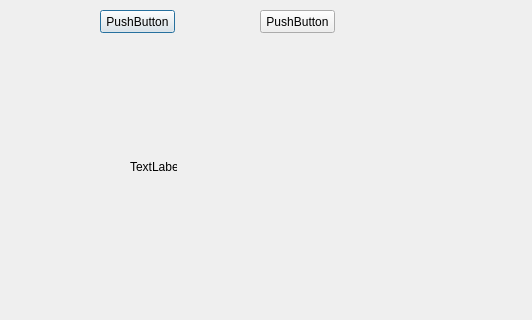
<?xml version="1.0" encoding="UTF-8"?>
<ui version="4.0">
 <class>Dialog</class>
 <widget class="QDialog" name="Dialog">
  <property name="geometry">
   <rect>
    <x>0</x>
    <y>0</y>
    <width>532</width>
    <height>320</height>
   </rect>
  </property>
  <property name="windowTitle">
   <string>Dialog</string>
  </property>
  <widget class="QStackedWidget" name="stackedWidget">
   <property name="geometry">
    <rect>
     <x>10</x>
     <y>40</y>
     <width>511</width>
     <height>261</height>
    </rect>
   </property>
   <property name="currentIndex">
    <number>1</number>
   </property>
   <widget class="QWidget" name="page">
    <widget class="QLabel" name="label">
     <property name="geometry">
      <rect>
       <x>130</x>
       <y>110</y>
       <width>47</width>
       <height>13</height>
      </rect>
     </property>
     <property name="text">
      <string>TextLabel</string>
     </property>
    </widget>
   </widget>
   <widget class="QWidget" name="page_2">
    <widget class="QLabel" name="label_2">
     <property name="geometry">
      <rect>
       <x>120</x>
       <y>120</y>
       <width>47</width>
       <height>13</height>
      </rect>
     </property>
     <property name="text">
      <string>TextLabel</string>
     </property>
    </widget>
   </widget>
  </widget>
  <widget class="QPushButton" name="pushButton">
   <property name="geometry">
    <rect>
     <x>100</x>
     <y>10</y>
     <width>75</width>
     <height>23</height>
    </rect>
   </property>
   <property name="text">
    <string>PushButton</string>
   </property>
  </widget>
  <widget class="QPushButton" name="pushButton_2">
   <property name="geometry">
    <rect>
     <x>260</x>
     <y>10</y>
     <width>75</width>
     <height>23</height>
    </rect>
   </property>
   <property name="text">
    <string>PushButton</string>
   </property>
  </widget>
 </widget>
 <resources/>
 <connections/>
</ui>
